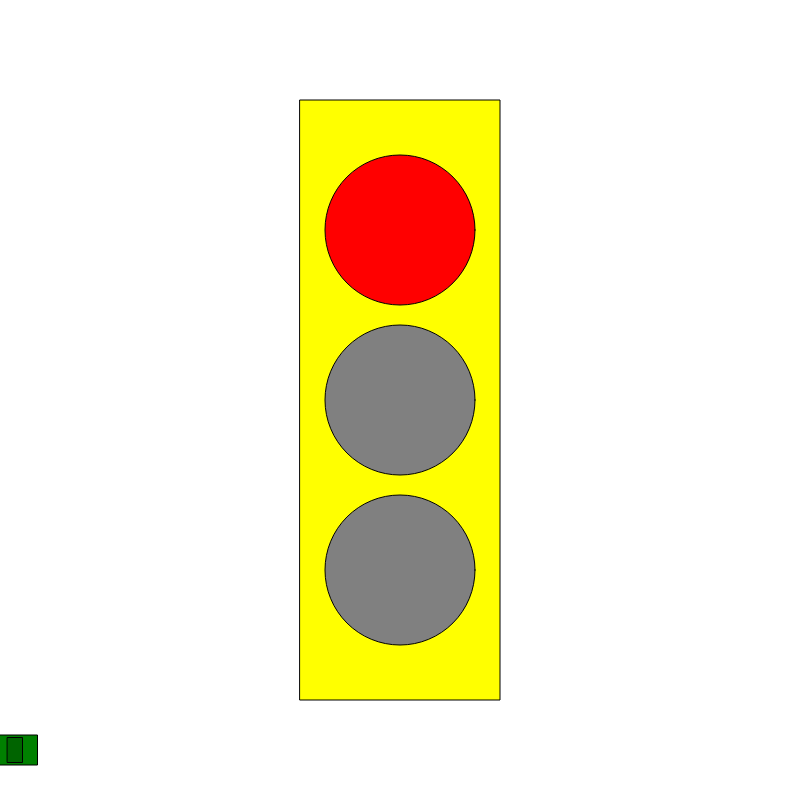
Frame 1 (no input)
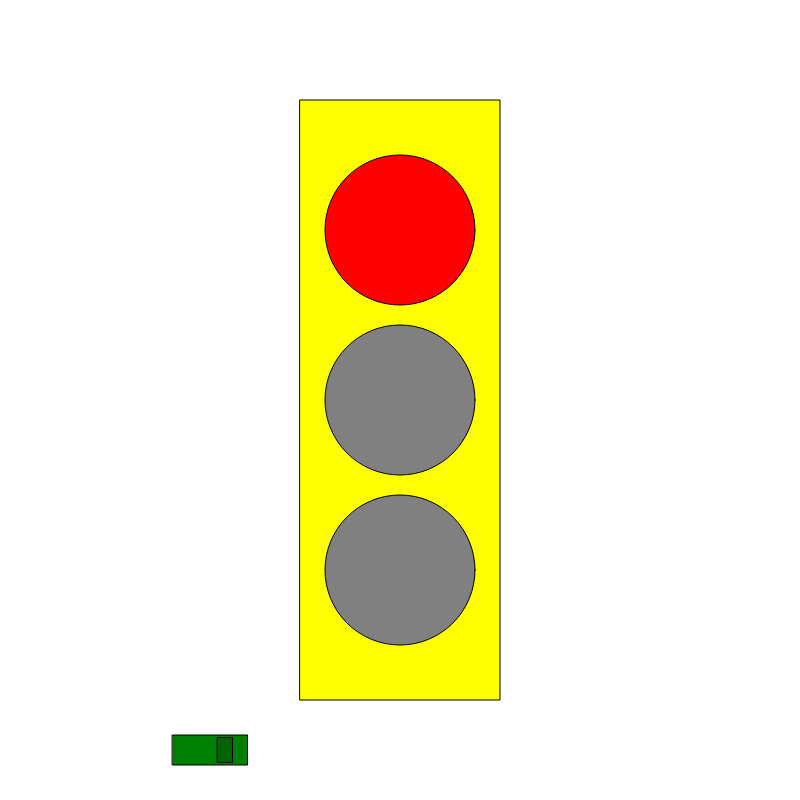
Frame 60 (no input)
Frame 120 (the mouse pressed at the canvas centre since frame 60): identical to frame 60, image omitted

The p5.js sketch that drew these frames (run headless with seeded random() and noise() and a simulated clock; from frame 60 on, the mouse is pressed at the canvas centre):

// p5.js sketch
// ── sketch.js
let state = 0;
let timer = 0;
let x = 0;
let velocity = 10;

function setup() {
  createCanvas(800, 800);
  rectMode(CENTER);
}

function draw() {

  background("white");
  fill("Yellow");
  rect(width / 2, height / 2, 200, 600);

  //car
  fill('green');
  rect(x, 750, 75, 30);
  fill('darkgreen');
  rect(x+15, 750, 15, 25)
  x = x + velocity;
  if (x > width) {
    x = 0;
  }

  timer++;
  if (timer > 3 * 60) {
    timer = 0;
    state++;
    if (state > 2) {
      state = 0;
    }
  }

  switch (state) {
    case 0:
      fill("red");
      ellipse(width / 2, height / 2 - 170, 150, 150);
      fill("gray");
      ellipse(width / 2, height / 2, 150, 150);
      fill("grey");
      ellipse(width / 2, height / 2 + 170, 150, 150);
      if (x > 400) {
        velocity = 15;
      } else if (x > 200) {
        velocity = 0;
      } else {
        velocity = 10;
      }
      break;
    case 1:
      fill("gray");
      ellipse(width / 2, height / 2 - 170, 150, 150);
      fill("grey");
      ellipse(width / 2, height / 2, 150, 150);
      fill("lightgreen");
      ellipse(width / 2, height / 2 + 170, 150, 150);
      velocity = 10;
      break;
    case 2:
      fill("grey");
      ellipse(width / 2, height / 2 - 170, 150, 150);
      fill("yellow");
      ellipse(width / 2, height / 2, 150, 150);
      fill("gray");
      ellipse(width / 2, height / 2 + 170, 150, 150);
      velocity = 5;
      break;
  }

}
